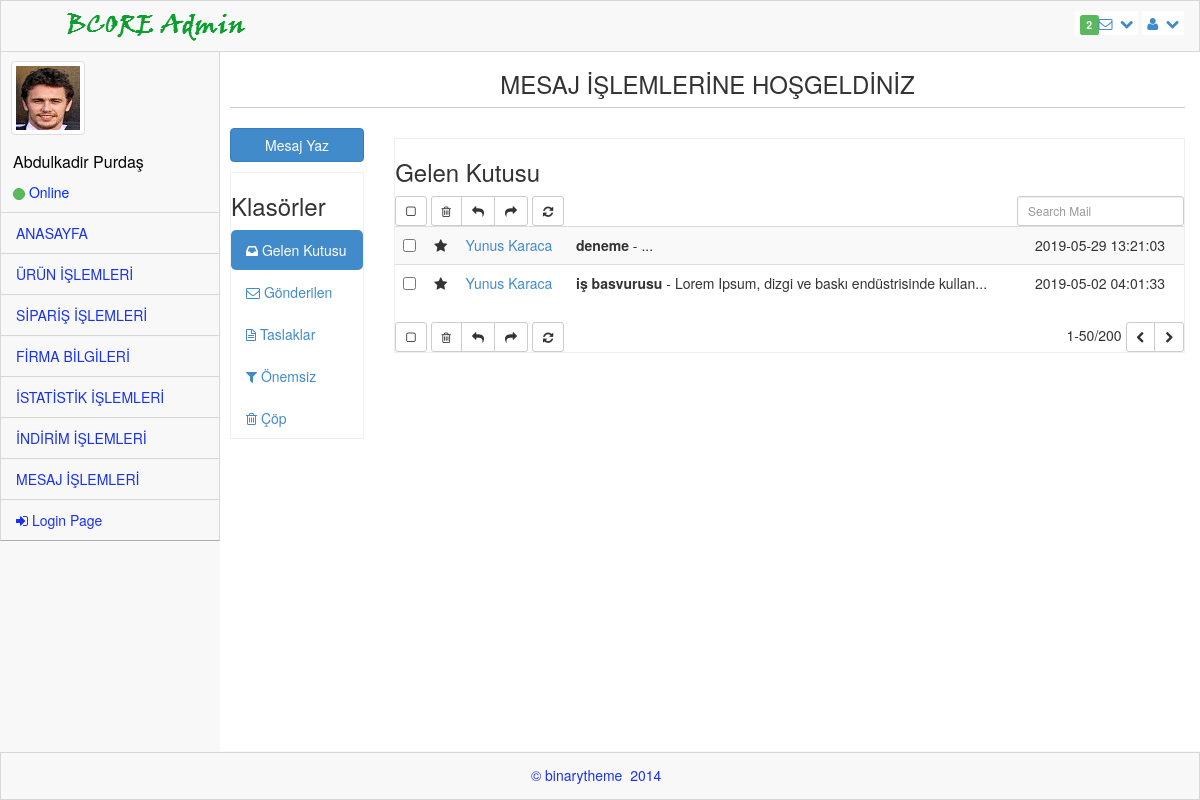
Screenshot of /admin_firma/firma_mailbox.php (signed in) with the database file from the repository.
### tables this page shows
CREATE TABLE `mesaj` (
  `mesaj_id` int(11) NOT NULL,
  `mesaj_gonderen` varchar(100) NOT NULL,
  `mesaj_alici` varchar(100) NOT NULL,
  `mesaj_konu` varchar(2000) NOT NULL,
  `mesaj_icerik` varchar(250) NOT NULL,
  `mesaj_tarih` timestamp NOT NULL DEFAULT CURRENT_TIMESTAMP ON UPDATE CURRENT_TIMESTAMP,
  `mesaj_okundu` int(11) NOT NULL DEFAULT '0'
);

### admin_firma/firma_mailbox.php (the view, shortened to what this page needs)
<?php require_once("../baglan.php"); ?>
<!DOCTYPE html>
<html>
<head>
    <link rel="stylesheet" href="assets/plugins/bootstrap/css/bootstrap.css" />
    <link rel="stylesheet" href="assets/css/main.css" />
    <link rel="stylesheet" href="assets/css/theme.css" />
    <link rel="stylesheet" href="assets/css/MoneAdmin.css" />
    <link rel="stylesheet" href="assets/plugins/Font-Awesome/css/font-awesome.css" />
    <link href="assets/css/font-awesome.min.css" rel="stylesheet" type="text/css" />
    <link href="assets/css/ionicons.min.css" rel="stylesheet" type="text/css" />
    <link href="assets/plugins/iCheck/flat/blue.css" rel="stylesheet" type="text/css" />
</head>
  <body class="padTop53 " >
    <?php
        if($_SESSION){
            $uye=$_SESSION["uye"];
            $eposta=$_SESSION["eposta"];
        }
    ?>
    <div id="wrap">
        <div id="top">
            <nav class="navbar navbar-inverse navbar-fixed-top " style="padding-top: 10px;">
                <header class="navbar-header">
                    <a href="index.php" class="navbar-brand">
                    <img src="assets/img/logo.png" alt="" /></a>
                </header>
                <ul class="nav navbar-top-links navbar-right">
                    <li class="dropdown">
                        <a class="dropdown-toggle" data-toggle="dropdown" href="#">
                            <span class="label label-success">2</span><i class="icon-envelope-alt"></i>&nbsp; <i class="icon-chevron-down"></i>
                        </a>
                                <?php
                                $veri = $db->prepare("SELECT * FROM  mesaj where mesaj_okundu='0' and mesaj_alici='$eposta'");
                                $veri ->execute();
                                ?>
                    </li>
                    <li class="dropdown">
                        <a class="dropdown-toggle" data-toggle="dropdown" href="#">
                            <i class="icon-user "></i>&nbsp; <i class="icon-chevron-down "></i>
                        </a>
                    </li>
                </ul>
            </nav>
        </div>
       <div id="left">
                <div class="media user-media well-small">
                    <a class="user-link" href="#">
                        <img class="media-object img-thumbnail user-img" alt="User Picture" src="assets/img/user.gif" />
                    </a>
                    <br />
                    <div class="media-body">
                        <h5 class="media-heading" style="font-weight: inherit; text-transform: capitalize; font-size: 16px;">
                            <?php
                            if($_SESSION){
                                echo $uye;
                            }
                            ?>
                        </h5>
                        <ul class="list-unstyled user-info">
                            <li>
                                 <a class="btn btn-success btn-xs btn-circle" style="width: 10px;height: 12px;"></a> Online
                            </li>
                        </ul>
                    </div>
                    <br />
                </div>
         <ul id="menu" class="collapse">
                <li class="panel">
                    <a href="index.php" data-parent="#menu" data-toggle="collapse" class="accordion-toggle" data-target="#blank-nav">
                        ANASAYFA
                    </a>
                </li>
                <li class="panel">
                    <a href="firma_ürün.php" data-parent="#menu" data-toggle="collapse" class="accordion-toggle" data-target="#blank-nav1">
                        ÜRÜN İŞLEMLERİ
                    </a>
                </li>
                <li class="panel">
                    <a href="firma_siparis.php" data-parent="#menu" data-toggle="collapse" class="accordion-toggle" data-target="#blank-nav3">
                        SİPARİŞ İŞLEMLERİ
                    </a>
                </li>
                <li class="panel">
                    <a href="#" data-parent="#menu" data-toggle="collapse" class="accordion-toggle" data-target="#blank-nav4">
                        FİRMA BİLGİLERİ
                    </a>
                </li>
                <li class="panel">
                    <a href="firma_istatistik.php" data-parent="#menu" data-toggle="collapse" class="accordion-toggle" data-target="#blank-nav5">
                        İSTATİSTİK İŞLEMLERİ
                    </a>
                </li>
                <li class="panel">
                    <a href="firma_indirim.php" data-parent="#menu" data-toggle="collapse" class="accordion-toggle" data-target="#blank-nav7">
                        İNDİRİM İŞLEMLERİ
                    </a>
                </li>
                <li class="panel">
                    <a href="firma_mailbox.php" data-parent="#menu" data-toggle="collapse" class="accordion-toggle" data-target="#blank-nav8">
                        MESAJ İŞLEMLERİ
                    </a>
                </li>
                <li><a href="cikis.php"><i class="icon-signin"></i> Login Page </a></li>
             </ul>
        </div>
        <div id="content">
        <div class="inner" style="min-height:700px;">
        <div class="content-wrapper">
        <section class="content-header text-center">
          <h3>MESAJ İŞLEMLERİNE HOŞGELDİNİZ</h3>
          <hr />
        </section>
        <section class="content">
          <div class="row">
            <div class="col-md-2">
              <a href="firma_compose.php" class="btn btn-primary btn-block margin-bottom">Mesaj Yaz</a>
              <div class="box box-solid">
                <div class="box-header with-border">
                  <h3 class="box-title">Klasörler</h3>
                </div>
                <div class="box-body no-padding">
                  <ul class="nav nav-pills nav-stacked">
                    <li class="active"><a href="firma_mailbox.php"><i class="fa fa-inbox"></i> Gelen Kutusu <span class="label label-primary pull-right"></span></a></li>
                    <li><a href="firma_send_mail.php"><i class="fa fa-envelope-o"></i> Gönderilen</a></li>
                    <li><a href="#"><i class="fa fa-file-text-o"></i> Taslaklar</a></li>
                    <li><a href="#"><i class="fa fa-filter"></i> Önemsiz <span class="label label-waring pull-right"></span></a></li>
                    <li><a href="#"><i class="fa fa-trash-o"></i> Çöp</a></li>
                  </ul>
                </div>
              </div>
            </div>
            <div class="col-md-10">
              <div class="box box-primary">
                <div class="box-header with-border">
                  <h3 class="box-title">Gelen Kutusu</h3>
                  <div class="box-tools pull-right">
                    <div class="has-feedback">
                      <input type="text" class="form-control input-sm" placeholder="Search Mail"/>
                    </div>
                  </div>
                </div>
                <div class="box-body no-padding">
                  <div class="mailbox-controls">
                    <button class="btn btn-default btn-sm checkbox-toggle"><i class="fa fa-square-o"></i></button>
                    <div class="btn-group">
                      <button class="btn btn-default btn-sm"><i class="fa fa-trash-o"></i></button>
                      <button class="btn btn-default btn-sm"><i class="fa fa-reply"></i></button>
                      <button class="btn btn-default btn-sm"><i class="fa fa-share"></i></button>
                    </div>
                    <button class="btn btn-default btn-sm"><i class="fa fa-refresh"></i></button>
                  </div>
                  <div class="table-responsive mailbox-messages">
                    <table class="table table-hover table-striped">
                        <tbody>
                        <?php
                            $veri = $db->prepare("SELECT * FROM mesaj where mesaj_alici='$eposta'");
                            $veri ->execute();
                                if($veri->rowCount()){
                                foreach($veri as $row){
                                    $a=$row['mesaj_id'];
                        ?>
                        <?php
                            $icerik =$row['mesaj_icerik'];
                            $uzunluk = strlen($icerik);
                            $sinir = 50;
                            if ($uzunluk > $sinir) {
                            $yazdır = substr($icerik,0,$sinir);
                            }
                        ?>
                        <tr>
                          <td><input type="checkbox" /></td>
                          <td class="mailbox-star"><i class="fa fa-star text-yellow"></i></td>
                          <td class="mailbox-name">
                            <?php echo "<a href='firma_read_mail.php?id=".$a."'>";?>
                            <?php echo $row['mesaj_gonderen']; ?></a>
                          </td>
                          <td class="mailbox-subject"><b><?php echo $row['mesaj_konu']; ?></b> - <?php echo $yazdır; ?>...</td>
                          <td class="mailbox-date"><?php echo $row['mesaj_tarih']; ?></td>
                        </tr>
                        <?php
                        }
                        }
                        ?>
                        </tbody>
                    </table>
                  </div>
                </div>
                <div class="box-footer no-padding">
                  <div class="mailbox-controls">
                    <button class="btn btn-default btn-sm checkbox-toggle"><i class="fa fa-square-o"></i></button>
                    <div class="btn-group">
                      <button class="btn btn-default btn-sm"><i class="fa fa-trash-o"></i></button>
                      <button class="btn btn-default btn-sm"><i class="fa fa-reply"></i></button>
                      <button class="btn btn-default btn-sm"><i class="fa fa-share"></i></button>
                    </div>
                    <button class="btn btn-default btn-sm"><i class="fa fa-refresh"></i></button>
                    <div class="pull-right">
                      1-50/200
                      <div class="btn-group">
                        <button class="btn btn-default btn-sm"><i class="fa fa-chevron-left"></i></button>
                        <button class="btn btn-default btn-sm"><i class="fa fa-chevron-right"></i></button>
                      </div>
                    </div>
                  </div>
                </div>
              </div>
            </div>
          </div>
        </section>
      </div>
      </div >
      </div>
      </div>
    <div id="footer">
        <p>&copy;  binarytheme &nbsp;2014 &nbsp;</p>
    </div>
  </body>
</html>

### admin_firma/assets/css/main.css (style rules this page uses)
#wrap { margin: 0 auto; }
#footer { height: 48px; background-color: #222222; }
@media (min-width: 768px) { html, body { height: 100%; } }
@media (min-width: 768px) { #wrap { height: auto !important; height: 100%; min-height: 100%; padding: 0 0 48px; margin-bottom: -48px; } }
body.padTop53 { padding-top: 75px; overflow: visible; }
@media (min-width: 802px) { body.padTop53 { padding-top: 51px; } }
#wrap:before, #top:before, .head:before, #footer:before, #wrap:after, #top:after, .head:after, #footer:after { display: table; content: " "; }
#wrap:after, #top:after, .head:after, #footer:after { clear: both; }
#wrap { background-color: #f8f8f8; }
@media (min-width: 768px) { #left { position: relative; float: left; width: 100px; } }
@media (min-width: 768px) { #content { margin-left: 100px; } }
@media (min-width: 768px) { #left { margin-bottom: -10px; } }
@media (min-width: 992px) { #left { width: 220px; } }
@media (min-width: 992px) { #content { margin-left: 220px; } }
#top .navbar { margin-bottom: 0; border:1px solid rgb(216, 215, 215); background-color:#f8f8f8; }
#top .navbar-brand { padding: 0; }
.user-media { display: none; color:#0029FF; border-right:1px solid rgb(216, 215, 215); border-left:1px solid rgb(216, 215, 215); }
@media (min-width: 768px) { .user-media { display: block; } }
@media (min-width: 768px) { .user-media .media-body { display: none; } }
@media (min-width: 768px) { .user-media .user-link { position: relative; display: block; margin-right: auto; margin-left: auto; } }
@media (min-width: 768px) { .user-media .user-link .user-img { margin: 10px auto; } }
@media (min-width: 992px) { .user-media .user-link { float: left; } }
@media (min-width: 992px) { .user-media .user-link .user-img { margin: 10px; } }
@media (min-width: 992px) { .user-media .media-body { display: block; float: left; margin-left: 12px; } }
@media (min-width: 992px) { .user-media .media-body h5.media-heading { font-size: 18px; padding-top: 8px; margin-bottom: 11px; color: #050505; font-weight: bolder; } }
#menu { position: relative; overflow: hidden; border-right:1px solid rgb(216, 215, 215); border-left:1px solid rgb(216, 215, 215); background-color:#f8f8f8; border-bottom: 1px solid rgba(0, 0, 0, 0.3); -webkit-box-shadow: 0 1px 0 rgba(255, 255, 255, 0.05); box-shadow: 0 1px 0 rgba(255, 255, 255, 0.05); }
#menu, #menu ul { padding: 0; margin: 0; list-style: none; }
@media (min-width: 768px) { #menu.collapse { display: inherit !important; } }
#menu > li { position: relative; display: block; margin: 0; border-width: 0; border-radius: 0; }
#menu > li > a { position: relative; display: block; padding: 10px 15px; color: #1933EC; border-top:1px solid rgb(216, 215, 215); }
#menu > li.panel { background-color: transparent; }
#menu li > a { text-decoration: none; }
@media (min-width: 768px) { .mini-sidebar #menu > li > a, #menu > li > a { text-align: center; } }
@media (min-width: 768px) { .mini-sidebar #menu > li > a > i, #menu > li > a > i { display: block; font-size: 20px; } }
@media (min-width: 768px) { #menu:after, .mini-sidebar #menu:after { position: absolute; top: 0; right: 0; bottom: 0; left: 0; display: block; width: 0; -webkit-box-shadow: 97px 1px 5px 2px rgba(0, 0, 0, 0.6); box-shadow: 97px 1px 5px 2px rgba(0, 0, 0, 0.6); } }
@media (min-width: 992px) { #menu > li > a { text-align: left; } }
@media (min-width: 992px) { #menu > li > a > i { display: inline; font-size: 14px; } }
@media (min-width: 992px) { #menu:after { -webkit-box-shadow: 217px 1px 5px 2px rgba(0, 0, 0, 0.6); box-shadow: 217px 1px 5px 2px rgba(0, 0, 0, 0.6); } }
#content { -webkit-transition: margin 0.4s; transition: margin 0.4s; }
.inner { position: relative; min-height: 1px; padding-right: 15px; padding-left: 10px; background: #fff; border: 0px solid #e4e4e4; min-height:1200px; }
@media (min-width: 768px) { .inner { float: left; width: 100%; } }
.inner .row { margin-right: -15px; margin-left: -15px; }
#footer { margin: 0 auto; color: #1933EC; background-color:#f8f8f8; border:1px solid rgb(216, 215, 215); }
#footer p { padding: 12px 0 0; text-align: center; }
.box { position: relative; display: block; margin: 10px auto; border: 1px solid #efefef; }
.btn-circle { width: 40px; height: 40px; padding: 8px 10px; border-radius: 500px; }
.btn-circle.btn-xs { width: 20px; height: 20px; padding: 0 5px; }
.inner hr { margin-top: 10px; border-top-color: #ccc; }

### rows the page displays
mesaj: mesaj_gonderen "Yunus Karaca", mesaj_konu "deneme", mesaj_tarih "2019-05-29 13:21:03"
mesaj: mesaj_gonderen "Yunus Karaca", mesaj_konu "iş basvurusu", mesaj_icerik "Lorem Ipsum, dizgi ve baskı endüstrisinde kullan", mesaj_tarih "2019-05-02 04:01:33"

### other values shown
$uye "Abdulkadir Purdaş"
